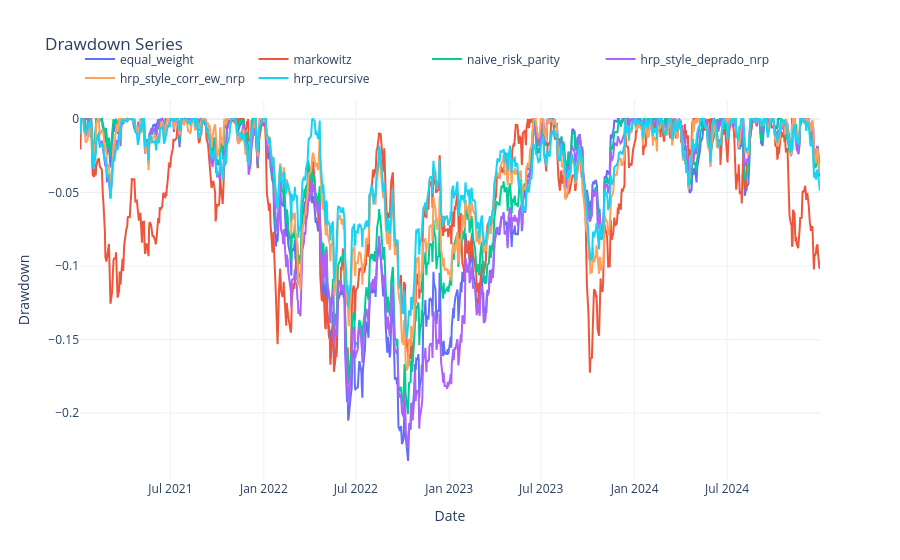

The code cell stored with this chart in its notebook:
### Code cell
fig_drawdown = go.Figure()
for method in drawdown_series.columns:
    fig_drawdown.add_trace(
        go.Scatter(
            x=drawdown_series.index,
            y=drawdown_series[method],
            mode="lines",
            name=method,
            line=dict(width=2),
        )
    )

fig_drawdown.update_layout(
    title="Drawdown Series",
    xaxis_title="Date",
    yaxis_title="Drawdown",
    hovermode="x unified",
    template="plotly_white",
    legend=dict(orientation="h", yanchor="bottom", y=1.02, xanchor="left", x=0),
)

render_plotly(fig_drawdown, FIGURE_DIR / "drawdown_series.html")

### Figure 1 — Plotly figure (JSON) as saved in the notebook; plotly's stock layout.template omitted (floating-point values rounded to 4 significant figures; data arrays with more than 128 entries replaced by an {"elided": "..."} marker saying what was removed)
{"data": [{"line": {"width": 2}, "mode": "lines", "name": "equal_weight", "type": "scatter", "x": {"elided": "1005 str values"}, "y": {"elided": "1005 float values"}}, {"line": {"width": 2}, "mode": "lines", "name": "markowitz", "type": "scatter", "x": {"elided": "1005 str values"}, "y": {"elided": "1005 float values"}}, {"line": {"width": 2}, "mode": "lines", "name": "naive_risk_parity", "type": "scatter", "x": {"elided": "1005 str values"}, "y": {"elided": "1005 float values"}}, {"line": {"width": 2}, "mode": "lines", "name": "hrp_style_deprado_nrp", "type": "scatter", "x": {"elided": "1005 str values"}, "y": {"elided": "1005 float values"}}, {"line": {"width": 2}, "mode": "lines", "name": "hrp_style_corr_ew_nrp", "type": "scatter", "x": {"elided": "1005 str values"}, "y": {"elided": "1005 float values"}}, {"line": {"width": 2}, "mode": "lines", "name": "hrp_recursive", "type": "scatter", "x": {"elided": "1005 str values"}, "y": {"elided": "1005 float values"}}], "layout": {"hovermode": "x unified", "legend": {"orientation": "h", "x": 0, "xanchor": "left", "y": 1.02, "yanchor": "bottom"}, "title": {"text": "Drawdown Series"}, "xaxis": {"title": {"text": "Date"}}, "yaxis": {"title": {"text": "Drawdown"}}}}
